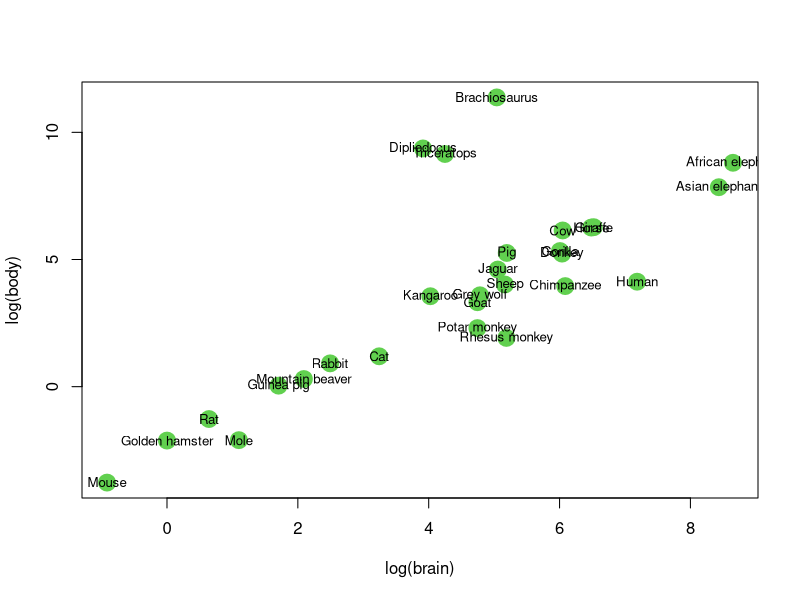
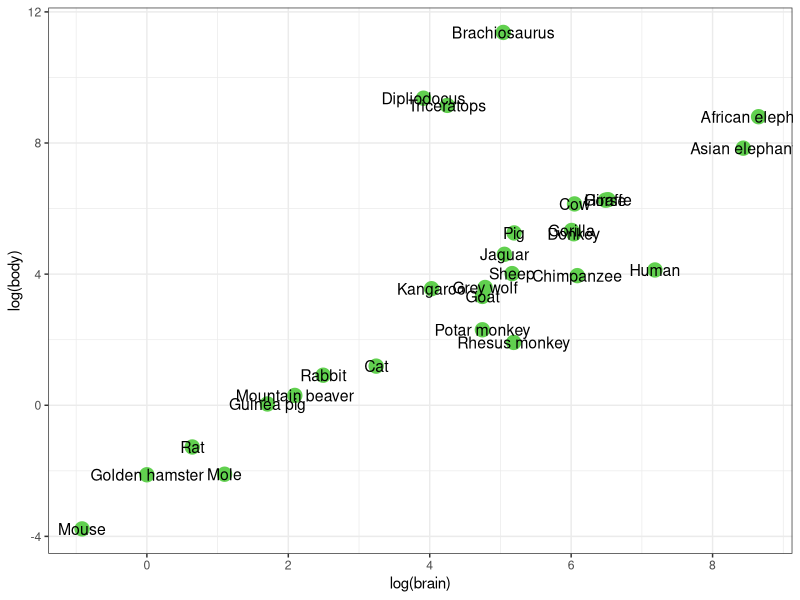
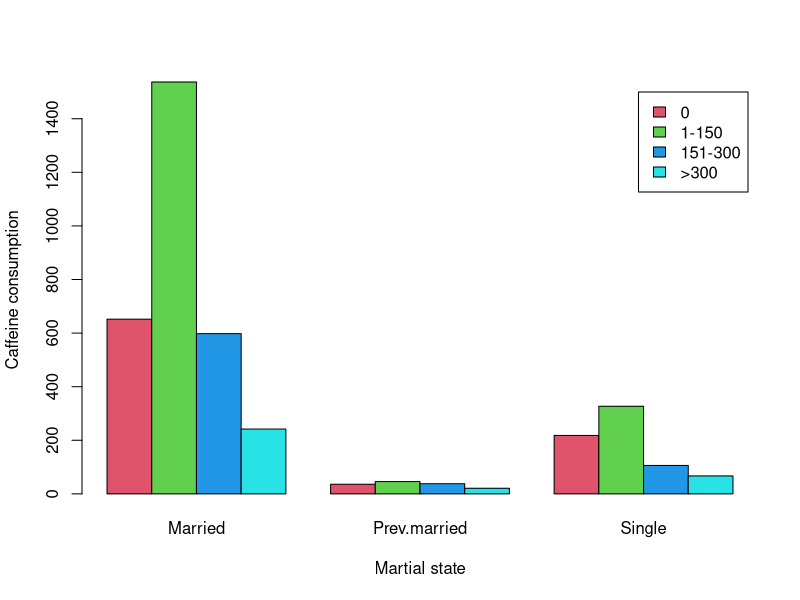
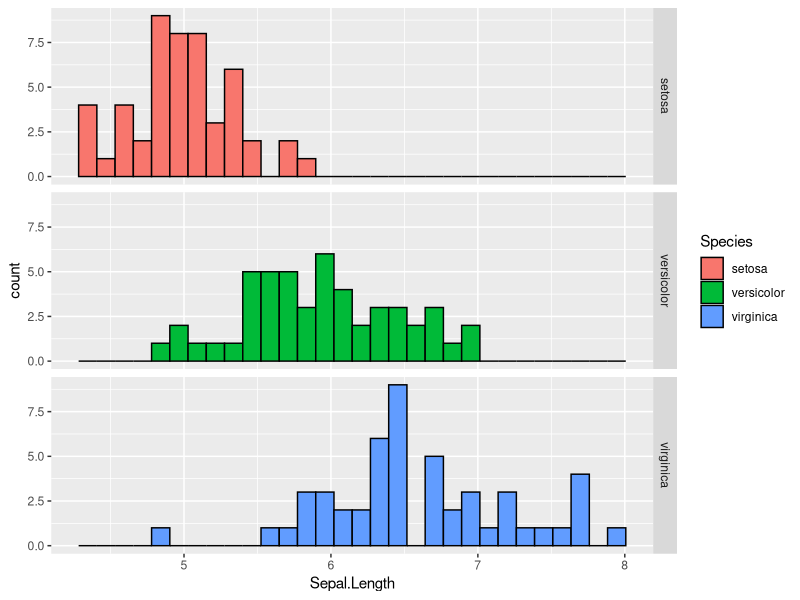
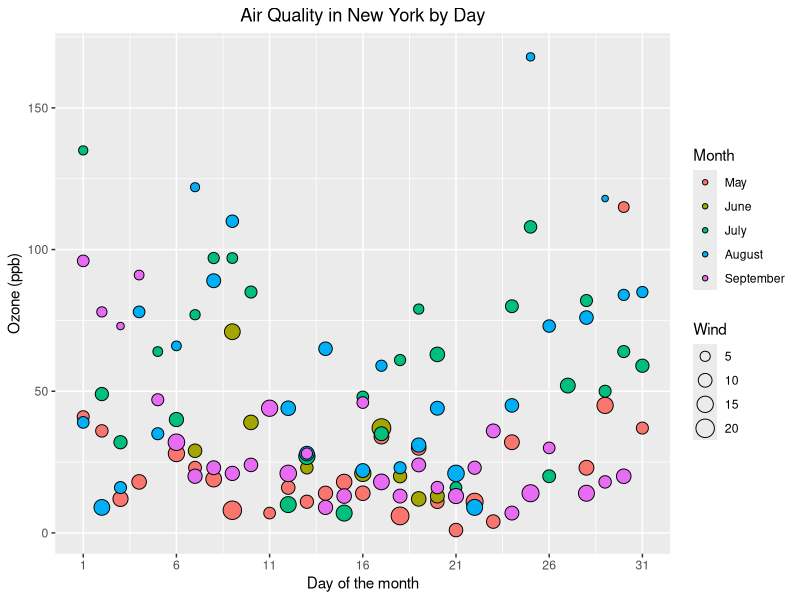

Recreate these plots in R, in order.
#1.

#(1)
library(MASS)
attach(Animals)
plot(log(brain), log(body), type='p',lwd=10, col=3)
text(log(brain), log(body), row.names(Animals), cex=0.8)

#(2)
library(ggplot2)
ggplot(Animals, aes(log(brain), log(body), size=10,label = row.names(Animals))) + geom_point(colour = 3) + geom_text(size=4) + theme_bw() +theme(legend.position = 'none')


#2.

Married <- c(652, 1537, 598, 242)
Prev.married <- c(36, 46, 38, 21)
Single <- c(218, 327, 106, 67)
caff <- cbind(Married, Prev.married, Single)
row.names(caff) <- c('0', '1-150', '151-300','>300')
caff
barplot(caff, beside = T, col=2:5, ylab = 'Caffeine consumption', xlab = 'Martial state', legend.text = row.names(caff))


#3.

ggplot(iris, aes(x=Sepal.Length, fill=Species)) + geom_histogram(color='black') + facet_grid(Species ~ .)


#4.
data("airquality")

air <- airquality

air$Month <- factor(air$Month, labels = c('May','June','July','August','September'))

ggplot(air, aes(Day, Ozone, size=Wind, fill=Month)) + geom_point(shape=21,color = 'black') + scale_x_continuous(breaks = seq(1, 31, 5)) + xlab('Day of the month') + ylab('Ozone (ppb)') + ggtitle("Air Quality in New York by Day") + theme(plot.title = element_text(hjust = 0.5))
